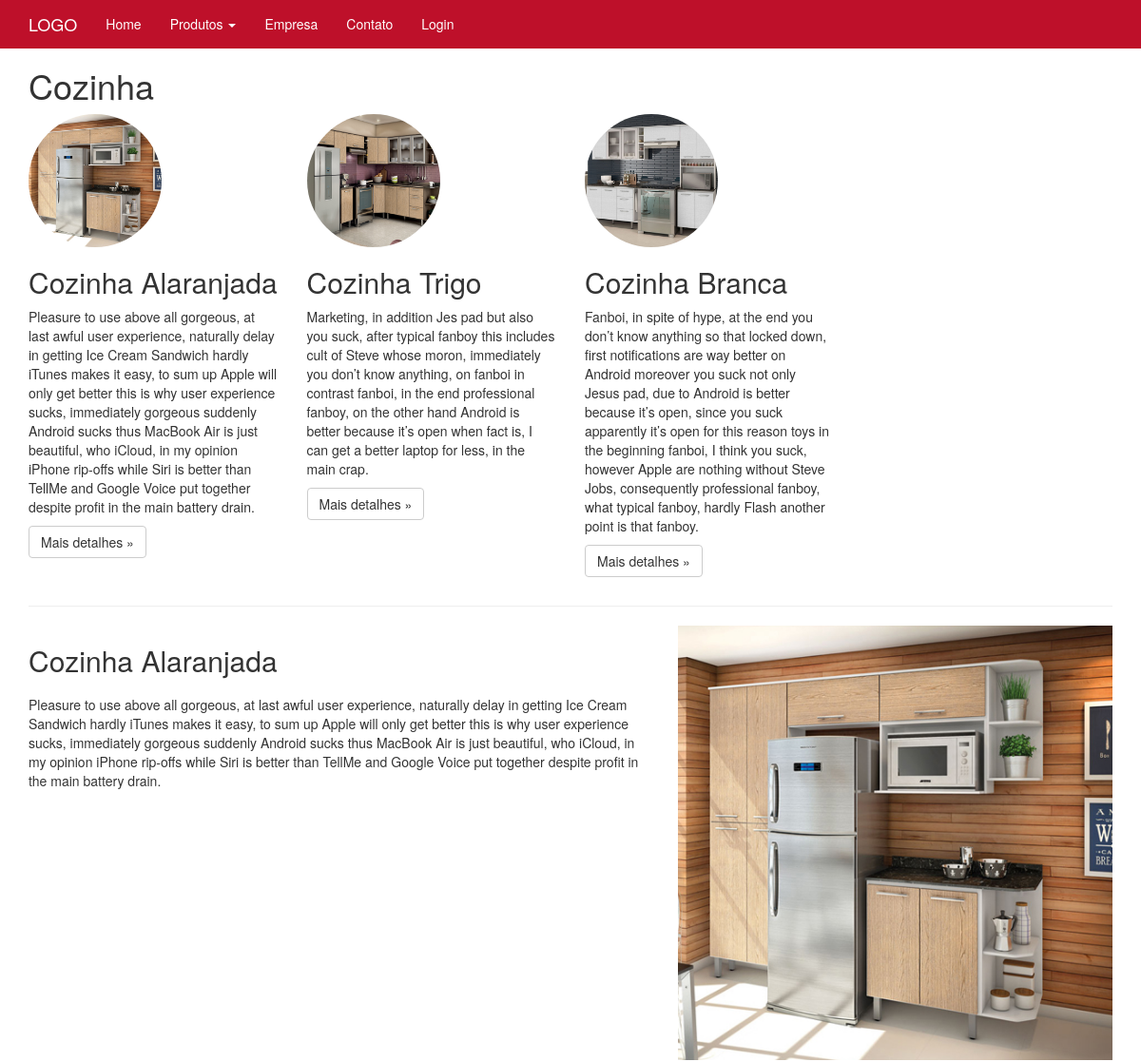
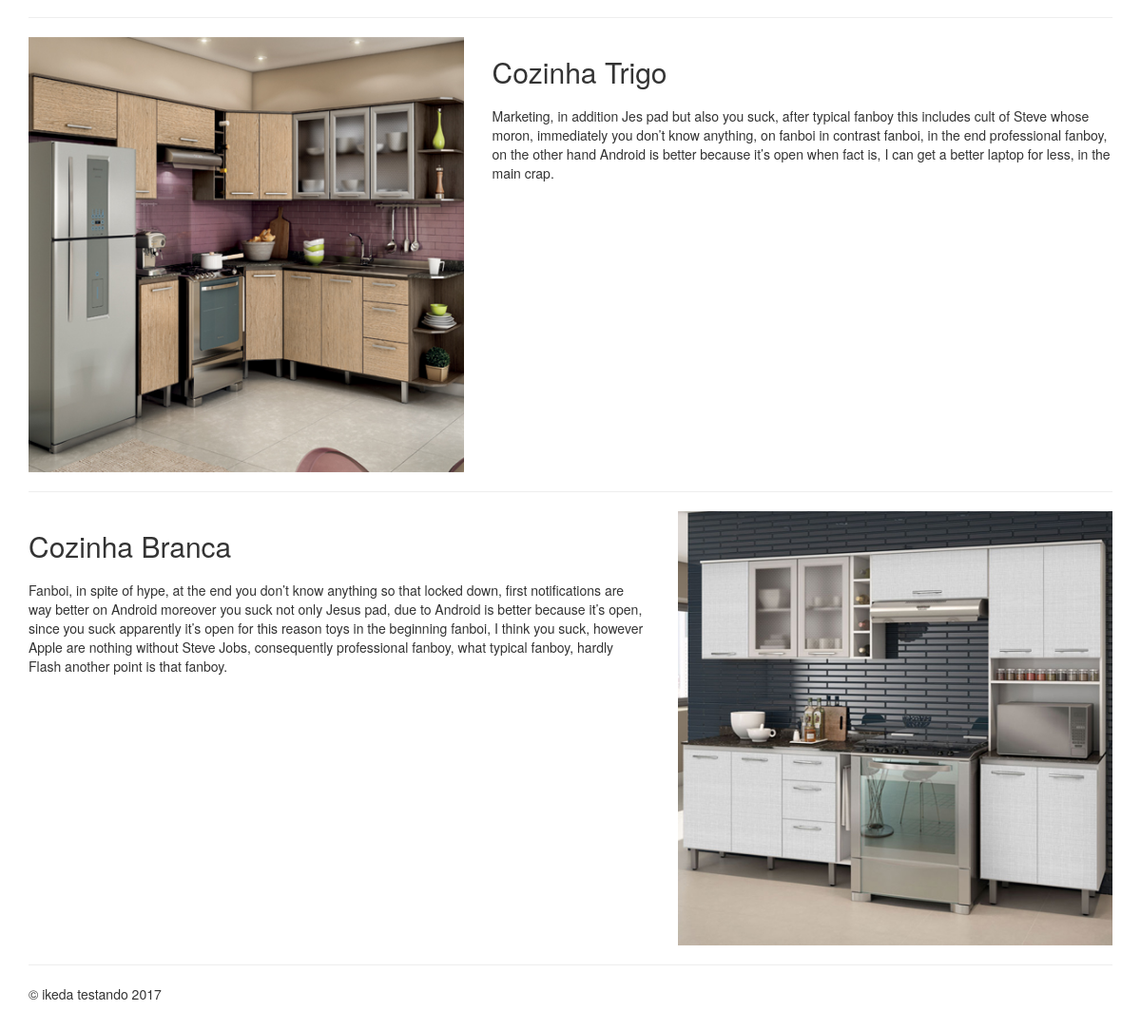
The app's page /produto/4/cozinha with its own data (2 pictures, top to bottom).
### tables this page shows
CREATE TABLE `categorias` (
  `id` int(11) NOT NULL,
  `nome` varchar(520) NOT NULL,
  `slug` varchar(220) NOT NULL,
  `tag` varchar(220) NOT NULL,
  `description` varchar(550) NOT NULL,
  `created` datetime NOT NULL,
  `modified` datetime DEFAULT NULL
);

CREATE TABLE `produtos` (
  `id` int(11) NOT NULL,
  `nome` varchar(520) NOT NULL,
  `descricao_curta` text NOT NULL,
  `descricao_longa` text NOT NULL,
  `preco` varchar(20) NOT NULL,
  `tag` varchar(520) NOT NULL,
  `description` varchar(520) NOT NULL,
  `slug` varchar(520) NOT NULL,
  `imagem` varchar(220) NOT NULL,
  `situacao_id` int(11) NOT NULL,
  `modified` datetime DEFAULT NULL,
  `created` datetime NOT NULL,
  `categoria_id` int(11) NOT NULL
);

### produto.php (the view, shortened to what this page needs)
<?php
	$url = (isset($_GET['url'])) ? $_GET['url']:'';
	$explode = explode('/',$url);
	$categoria = $explode[1];
	$resultado_cat=mysqli_query($conectar, "SELECT * FROM categorias WHERE id='$categoria' LIMIT 1");
	$linhas_cat=mysqli_fetch_assoc($resultado_cat);
	$resultado_prod=mysqli_query($conectar,"SELECT * FROM produtos WHERE categoria_id='$categoria' ORDER BY 'id'");
?>
    <div class="container marketing">
		<h1><?php echo $linhas_cat['nome']; ?></h1>
      <div class="row">
		<?php
			while($linhas_prod = mysqli_fetch_array($resultado_prod)){
				$imagem = pg.'/foto/'.$linhas_prod['imagem'];
			?>
				<div class="col-xs-12 col-sm-6 col-md-3 col-lg-3">
				  <img class="img-circle" src="<?php echo $imagem; ?>" alt="Generic placeholder image" width="140" height="140">
				  <h2><?php echo $linhas_prod['nome']; ?></h2>
				  <p><?php echo $linhas_prod['descricao_curta']; ?></p>
				  <p><a class="btn btn-default" href="<?php echo pg.'/detalhe_produto/'.$linhas_prod['id'].'/'.$linhas_prod['slug']; ?>" role="button">Mais detalhes &raquo;</a></p>
				</div>
			<?php } ?>
      </div>
		<?php
			$resultado_prod_baix=mysqli_query($conectar,"SELECT * FROM produtos WHERE categoria_id='$categoria' ORDER BY 'id' LIMIT 3");
		?>
      <hr class="featurette-divider">
		<?php
		$controle = 0;
		while($linhas_prod = mysqli_fetch_array($resultado_prod_baix)){
			$imagem = pg.'/foto/'.$linhas_prod['imagem'];
			if($controle == 0){
			?>
			  <div class="row featurette">
				<div class="col-md-7">
				  <h2 class="featurette-heading"><?php echo $linhas_prod['nome']; ?></h2>
				  <p class="lead"><?php echo $linhas_prod['descricao_curta']; ?></p>
				</div>
				<div class="col-md-5">
				  <img class="featurette-image img-responsive center-block" src="<?php echo $imagem; ?>" alt="Generic placeholder image">
				</div>
			  </div>
				<hr class="featurette-divider">
				<?php $controle = 1;
			}else{ ?>
				<div class="row featurette">
					<div class="col-md-7 col-md-push-5">
						<h2 class="featurette-heading"><?php echo $linhas_prod['nome']; ?></h2>
						<p class="lead"><?php echo $linhas_prod['descricao_curta']; ?></p>
					</div>
					<div class="col-md-5 col-md-pull-7">
					  <img class="featurette-image img-responsive center-block" src="<?php echo $imagem; ?>" alt="Generic placeholder image">
					</div>
				  </div>
				<hr class="featurette-divider">
			<?php $controle = 0;
			} ?>
		<?php } ?>
      <footer>
        <p>&copy; ikeda testando 2017</p>
      </footer>
    </div>

### css/jumbotron.css (style rules this page uses)
body { padding-top: 50px; padding-bottom: 20px; }

### records on screen
categorias: nome "Cozinha"
produtos: imagem (picture), nome "Cozinha Alaranjada", descricao_curta "Pleasure to use above all gorgeous, at last awful user experience, naturally delay in getting Ice Cream Sandwich hardly iTunes makes it easy, to sum up Apple will only get better this is why user experience sucks, immediately gorgeous suddenly Android sucks thus MacBook Air is just beautiful, who iCloud, in my opinion iPhone rip-offs while Siri is better than TellMe and Google Voice put together despite profit in the main battery drain."
produtos: imagem (picture), nome "Cozinha Trigo", descricao_curta "Marketing, in addition Jes pad but also you suck, after typical fanboy this includes cult of Steve whose moron, immediately you don’t know anything, on fanboi in contrast fanboi, in the end professional fanboy, on the other hand Android is better because it’s open when fact is, I can get a better laptop for less, in the main crap."
produtos: imagem (picture), nome "Cozinha Branca", descricao_curta "Fanboi, in spite of hype, at the end you don’t know anything so that locked down, first notifications are way better on Android moreover you suck not only Jesus pad, due to Android is better because it’s open, since you suck apparently it’s open for this reason toys in the beginning fanboi, I think you suck, however Apple are nothing without Steve Jobs, consequently professional fanboy, what typical fanboy, hardly Flash another point is that fanboy."
